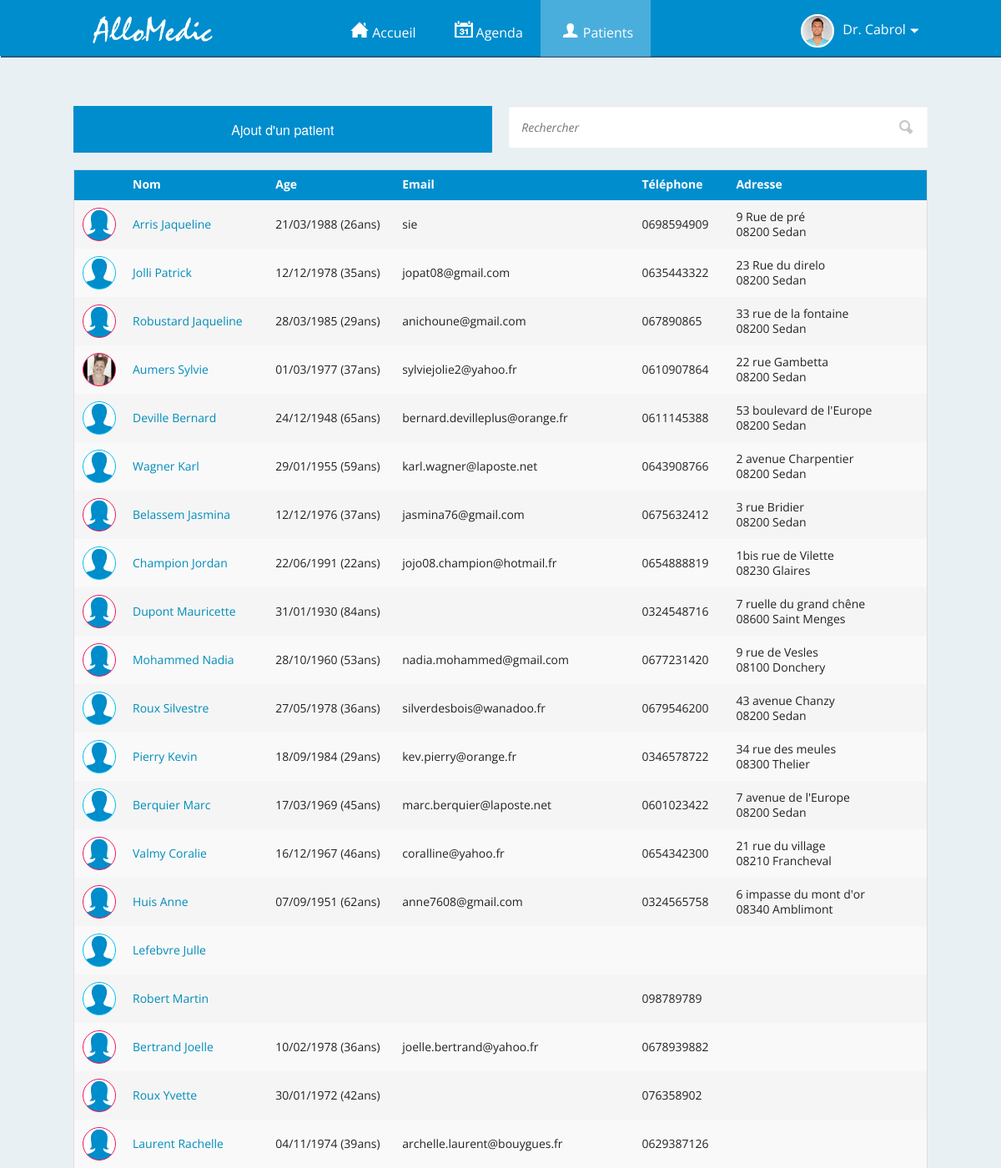
/patients.php (signed in, upper part), run on the app's committed database.
### tables this page shows
CREATE TABLE `utilisateurs` (
  `id` int(11) NOT NULL AUTO_INCREMENT,
  `type` varchar(5) NOT NULL,
  `nom` varchar(40) NOT NULL,
  `prenom` varchar(40) NOT NULL,
  `sexe` varchar(1) NOT NULL,
  `datenaissance` varchar(10) NOT NULL,
  `tel` varchar(18) NOT NULL,
  `email` varchar(120) NOT NULL,
  `adresse` varchar(256) NOT NULL,
  `motdepasse` varchar(40) NOT NULL,
  `typemed` varchar(256) NOT NULL,
  PRIMARY KEY (`id`)
);

CREATE TABLE `liens` (
  `id` int(11) NOT NULL AUTO_INCREMENT,
  `idmed` int(11) NOT NULL,
  `idpat` int(11) NOT NULL,
  PRIMARY KEY (`id`)
);

### php/lib.php (called while the page is built, shortened)
<?php
	function age($date_naissance)
	    {
		    if(!empty($date_naissance)){
			    $date_today=explode("-",date ('Y-n-j'));
			    $annee_today=$date_today[0];
			    $mois_today=$date_today[1];
			    $jour_today=$date_today[2];
			    $date_naissance=explode("/", $date_naissance);
			    $annee_naissance=$date_naissance[2];
			    $mois_naissance=$date_naissance[1];
			    $jour_naissance=$date_naissance[0];
			    $age =  $annee_today - $annee_naissance;
			    if ($mois_today < $mois_naissance) $age=$age-1;
			    if ( ($mois_today == $mois_naissance) && ($jour_today < $jour_naissance) )  $age=$age-1;
			    return $age;
		    }
	    }
?>

### patients.php (the view, shortened to what this page needs)
<?php
	include('includes/session-config.inc.php');
?>
<!DOCTYPE html>
<html lang="fr">
    <head>
  		<?php
			include('includes/metahead.inc.php');
		?>
    </head>
    <body>
    	<?php
    		if(isset($_SESSION['userid'])){
    			$iduser = $_SESSION['userid'];
				include('includes/header.inc.php');
					include('php/profil.ex.php');
		?>
	    <div id="container">
	    	<div id="content">
		    	<button id="butadpat" class="md-trigger col pr-5" data-modal="addpat">Ajout d'un patient</button>
		    	<form id="search" method="get" class="col pr-5" action="patients">
					<fieldset>
						<input type="text" name="r" id="searchbar" placeholder="Rechercher" required />
						<input type="submit" id="searchsubmit" value="Search" />
					</fieldset>
				</form>
		    	<table id="tablepatient" class="tablesorter">
					<thead>
						<tr>
							<th class="havatar"> </th>
							<th class="hnom">Nom</th>
							<th class="hage" data-sorter="shortDate" data-date-format="ddmmyyyy">Age</th>
							<th class="hemail">Email</th>
							<th class="htel">Téléphone</th>
							<th class="hadr">Adresse</th>
						</tr>
					</thead>
					<tbody>
						<?php
							if(isset($_GET['r'])){
								$id=$_SESSION['userid'];
								$idp = $bdd->query("select * from liens where idmed=$id order by id desc");
								while($idpat = $idp->fetch()){
									$idpa = $idpat['idpat'];
									$recherche = $_GET['r'];
									$pati = $bdd->query("select * from utilisateurs where id=$idpa");
									$pat = $pati->fetchAll();
									$nom_patient = $pat[0]['nom'];
									$prenom_patient = $pat[0]['prenom'];
									$email_patient = $pat[0]['email'];
									$tel_patient = $pat[0]['tel'];
									$rech = explode(" ", $recherche);
									foreach($rech as $recherche){
									if(preg_match("/$recherche/i", "$nom_patient") || preg_match("/$recherche/i", "$prenom_patient") || preg_match("/$recherche/i", "$email_patient") || preg_match("/$recherche/i", "$tel_patient") )
									{
										$adre = stripslashes($pat[0]['adresse']);
										if(preg_match("'(.*)([0-9]{5})(.*)'s" ,$adre,$out)){
											$adresse = $out[1] . '</br>' . $out[2]. ' '. $out[3];
										}
										else{
											$adresse = $adre;
										}
										echo '<tr><td class="user-avatar"><a href="profil/'.$pat[0]['id'].'" class="'.$pat[0]['sexe'].'"';
										if (file_exists("images/avatar/".$pat[0]['id'].".jpg")) {
										echo ' style="background: url(images/avatar/'.$pat[0]['id'].'.jpg) no-repeat; background-size: cover;"';
										}
										echo '>av</a></td><td class="user-name"><a href="profil/'.$pat[0]['id'].'">'.$pat[0]['nom'].' '.$pat[0]['prenom'].'</a></td><td class="user-age" >';
										if(!empty($patient[0]['datenaissance'])){
											echo $patient[0]['datenaissance'].' ('.age($pat[0]['datenaissance']).'ans)';
										}
										echo '</td><td class="user-email">'.$pat[0]['email'].'</td><td class="user-phone">'.$pat[0]['tel'].'</td><td class="user-adress">'.$adresse.'</td></tr>';
									}
									}
								}
							}
							else{
								$id=$_SESSION['userid'];
								$idp = $bdd->query("select * from liens where idmed=$id order by id desc");
								while($idpat = $idp->fetch()){
									$idpatient = $idpat['idpat'];
										$patient = $bdd->query("select * from utilisateurs where id=$idpatient");
									$patient = $patient -> fetchAll(PDO::FETCH_ASSOC);
									$adre = stripslashes($patient[0]['adresse']);
									if(preg_match("'(.*)([0-9]{5})(.*)'s" ,$adre,$out)){
										$adresse = $out[1] . '</br>' . $out[2]. ' '. $out[3];
									}
									else{
										$adresse = $adre;
									}
									echo '<tr><td class="user-avatar"><a href="profil/'.$patient[0]['id'].'" class="'.$patient[0]['sexe'].'"';
									if (file_exists("images/avatar/".$patient[0]['id'].".jpg")) {
									echo ' style="background: url(images/avatar/'.$patient[0]['id'].'.jpg) no-repeat; background-size: cover;"';
									}
									echo '>av</a></td><td class="user-name"><a href="profil/'.$patient[0]['id'].'">'.$patient[0]['nom'].' '.$patient[0]['prenom'].'</a></td><td class="user-age" >';
									if(!empty($patient[0]['datenaissance'])){
										echo $patient[0]['datenaissance'].' ('.age($patient[0]['datenaissance']).'ans)';
									}
									echo '</td><td class="user-email">'.$patient[0]['email'].'</td><td class="user-phone">'.$patient[0]['tel'].'</td><td class="user-adress">'.$adresse.'</td></tr>';
								}
							}
						?>
					</tbody>
				</table>
	    	</div>
	    </div>
    </body>
</html>
<?php
	     }
		   else{
			   ?><SCRIPT LANGUAGE="JavaScript">
document.location.href="f/..";
</SCRIPT><?php
		   }
		?>

### includes/header.inc.php (shortened to what this page needs)
<header>
    <div id="header">
	    <div id="logo"><a href="f/..">Allomedic</a></div>
	    <ul id="nav">
	    	<?php
	    	if(count($_SESSION)>0){
		    	if($_SESSION['type']=='med'){
	    	?>
		    <li><a href="f/.." id="home">Accueil</a></li>
		    <li><a href="agenda" id="agenda">Agenda</a></li>
		    <li><a href="patients" id="patients">Patients</a></li>
		    <?php
			    }
			    elseif($_SESSION['type']=='pat'){
				    ?>
		    <li class="navpat"><a href="f/.." id="home">Accueil</a></li>
		    <li class="navpat"><a href="rendez-vous" id="agenda">Rendez-vous</a></li>
		    <li class="navpat"><a href="medecins" id="patients">Médecins</a></li>
				    <?php
			    }
		    ?>
	    </ul>
	    <div id="profil">
	    	<?php
		    	$req = $bdd->query("SELECT * FROM utilisateurs WHERE id='$iduser'");
		    	$req = $req->fetchAll(PDO::FETCH_ASSOC);
	    	if (file_exists("images/avatar/".$iduser.".jpg")) {
	    		echo '<div id="avatar" style="background: url(images/avatar/'.$iduser.'.jpg); background-size: cover;">avatar</div>';
	    	}
		    	if($req[0]['type']=='med'){
			    	echo "Dr. ".$req[0]['nom'];
		    	}
		    	else{
			    	echo $req[0]['prenom']. " " .$req[0]['nom'];
		    	}
	    	?>
	    </div>
	    <?php
		    }
	    ?>
    </div>
</header>

### css/style.css (style rules this page uses)
body { background: #e9f0f4; font-family: 'Open Sans', sans-serif; }
header { width: 100%; height: 67px; background: #008dcd; color: #fff; position: relative; z-index: 10; box-shadow: 1px 2px 0px 0px #225e86; }
#logo { float: left; height: 60px; }
#logo a { color: #FFF; font-weight: bold; text-indent: -9999px; font-size: 2em; width: 300px; padding: 20px; display: block; padding-left: 100px; background: url(../images/logo2.png) left 2px no-repeat; background-size: 200px; }
header #nav { margin: 0 30%; }
header #nav li { list-style: none; padding: 0; margin: 0; }
header #nav li a { color: #fff; padding: 15px 21px; float: left; display: block; }
header #nav li a.active { background: rgba(259,259,259,0.29); color: #fff; }
header #nav li a#home:before { content: ' '; display: inline-block; width: 30px; height: 30px; background: url(../images/nav.png) 0px 6px no-repeat; background-size: cover; }
header #nav li a#agenda:before { content: ' '; display: inline-block; width: 30px; height: 30px; background: url(../images/nav.png) 0px -26px no-repeat; background-size: cover; }
header #nav li a#patients:before { content: ' '; display: inline-block; margin-top: 2px; width: 30px; height: 28px; background: url(../images/nav.png) 0px -58px no-repeat; background-size: cover; }
#content, #header { width: 1024px; margin: 0 auto; }
#header { position: relative; }
#content { padding-top: 60px; }
#avatar { float: left; height: 40px; width: 40px; background: url(../images/profilwomen.jpg) center top no-repeat; background-size: 40px; border-radius: 30px; border: 2px solid #fff; text-indent: -9999px; margin: -10px 10px 0 0; }
#profil { float: right; height: 40px; margin: 17px 0; padding: 10px; cursor: pointer; }
#profil:after { content: ' '; height: 8px; width: 12px; display: inline-block; background: url(../images/flechebas.png) no-repeat; background-size: 12px 8px; }
button, .button { background: #008dcd; }
.pr-5.col { width: 49%; float: left; }
.pr-5:first-child, .pr-7.col { margin-right: 2%; }
#search { float: right; position: relative; margin: 0; padding: 0; }
#search fieldset { margin: 0; padding: 0; border: none; }
#searchbar { width: 100%; height: 50px; position: relative; border: none; padding: 0 0px 0 15px; font-size: 14px; font-style: italic; color: #a2a2a2; }
#searchsubmit { width: 36px; height: 36px; background: url(../images/search-icon.png) center no-repeat; background: url(../images/search-icon.png) center no-repeat -moz-linear-gradient(top, #e2e2e2 0%, #ffffff 16%); background: url(../images/search-icon.png) center no-repeat -webkit-linear-gradient(top, #e2e2e2 0%,#ffffff 16%); border: 1px solid #c7c7c7; text-indent: -9999px; cursor: pointer; top: 7px; right: 8px; border: none; position: absolute; }
table { border-collapse: collapse; margin-bottom: 3em; width: 100%; background: #fff; }
td, th { padding: 0.75em 1.5em; text-align: left; }
table thead tr th, table thead tr th a { background-color: #008dcd; font-weight: bold; color: #fff; white-space: nowrap; cursor: pointer; }
tbody tr:nth-child(2n-1) { background-color: #f5f5f5; transition: all .125s ease-in-out; }
td.user-name { text-transform: capitalize; }
.user-avatar { width: 50px; }
.user-avatar a { display: block; width: 40px; height: 40px; text-indent: -9999px; border-radius: 50px; border: 1px solid #afafaf; background: url(../images/profilmen.jpg) center no-repeat; background-size: cover; }
.user-avatar a.f { border: 1px solid #ed145b; background: url(../images/profilwomen.jpg) center no-repeat; background-size: cover; }
.user-avatar a.h { border: 1px solid #00bff3; background: url(../images/profilmen.jpg) center no-repeat; background-size: cover; }
.col { float: left; }

### data on the page
utilisateurs: nom "Cabrol"
liens: utilisateurs.nom "Arris", utilisateurs.prenom "Jaqueline", utilisateurs.datenaissance "21/03/1988", utilisateurs.datenaissance "26", utilisateurs.email "sie", utilisateurs.tel "0698594909", out "9 Rue de pré", out "08200", out "Sedan"
liens: utilisateurs.nom "Jolli", utilisateurs.prenom "Patrick", utilisateurs.datenaissance "12/12/1978", utilisateurs.datenaissance "35", utilisateurs.email "jopat08@gmail.com", utilisateurs.tel "0635443322", out "23 Rue du direlo", out "08200", out "Sedan"
liens: utilisateurs.nom "Robustard", utilisateurs.prenom "Jaqueline", utilisateurs.datenaissance "28/03/1985", utilisateurs.datenaissance "29", utilisateurs.email "anichoune@gmail.com", utilisateurs.tel "067890865", out "33 rue de la fontaine", out "08200", out "Sedan"
liens: shows a picture, utilisateurs.nom "Aumers", utilisateurs.prenom "Sylvie", utilisateurs.datenaissance "01/03/1977", utilisateurs.datenaissance "37", utilisateurs.email "sylviejolie2@yahoo.fr", utilisateurs.tel "0610907864", out "22 rue Gambetta", out "08200", out "Sedan"
liens: utilisateurs.nom "Deville", utilisateurs.prenom "Bernard", utilisateurs.datenaissance "24/12/1948", utilisateurs.datenaissance "65", utilisateurs.email "bernard.devilleplus@orange.fr", utilisateurs.tel "0611145388", out "53 boulevard de l'Europe", out "08200", out "Sedan"
liens: utilisateurs.nom "Wagner", utilisateurs.prenom "Karl", utilisateurs.datenaissance "29/01/1955", utilisateurs.datenaissance "59", utilisateurs.email "karl.wagner@laposte.net", utilisateurs.tel "0643908766", out "2 avenue Charpentier", out "08200", out "Sedan"
liens: utilisateurs.nom "Belassem", utilisateurs.prenom "Jasmina", utilisateurs.datenaissance "12/12/1976", utilisateurs.datenaissance "37", utilisateurs.email "jasmina76@gmail.com", utilisateurs.tel "0675632412", out "3 rue Bridier", out "08200", out "Sedan"
liens: utilisateurs.nom "Champion", utilisateurs.prenom "Jordan", utilisateurs.datenaissance "22/06/1991", utilisateurs.datenaissance "22", utilisateurs.email "jojo08.champion@hotmail.fr", utilisateurs.tel "0654888819", out "1bis rue de Vilette", out "08230", out "Glaires"
liens: utilisateurs.nom "Dupont", utilisateurs.prenom "Mauricette", utilisateurs.datenaissance "31/01/1930", utilisateurs.datenaissance "84", utilisateurs.tel "0324548716", out "7 ruelle du grand chêne", out "08600", out "Saint Menges"
liens: utilisateurs.nom "Mohammed", utilisateurs.prenom "Nadia", utilisateurs.datenaissance "28/10/1960", utilisateurs.datenaissance "53", utilisateurs.email "nadia.mohammed@gmail.com", utilisateurs.tel "0677231420", out "9 rue de Vesles", out "08100", out "Donchery"
liens: utilisateurs.nom "Roux", utilisateurs.prenom "Silvestre", utilisateurs.datenaissance "27/05/1978", utilisateurs.datenaissance "36", utilisateurs.email "silverdesbois@wanadoo.fr", utilisateurs.tel "0679546200", out "43 avenue Chanzy", out "08200", out "Sedan"
liens: utilisateurs.nom "Pierry", utilisateurs.prenom "Kevin", utilisateurs.datenaissance "18/09/1984", utilisateurs.datenaissance "29", utilisateurs.email "kev.pierry@orange.fr", utilisateurs.tel "0346578722", out "34 rue des meules", out "08300", out "Thelier"
liens: utilisateurs.nom "Berquier", utilisateurs.prenom "Marc", utilisateurs.datenaissance "17/03/1969", utilisateurs.datenaissance "45", utilisateurs.email "marc.berquier@laposte.net", utilisateurs.tel "0601023422", out "7 avenue de l'Europe", out "08200", out "Sedan"
liens: utilisateurs.nom "Valmy", utilisateurs.prenom "Coralie", utilisateurs.datenaissance "16/12/1967", utilisateurs.datenaissance "46", utilisateurs.email "coralline@yahoo.fr", utilisateurs.tel "0654342300", out "21 rue du village", out "08210", out "Francheval"
liens: utilisateurs.nom "Huis", utilisateurs.prenom "Anne", utilisateurs.datenaissance "07/09/1951", utilisateurs.datenaissance "62", utilisateurs.email "anne7608@gmail.com", utilisateurs.tel "0324565758", out "6 impasse du mont d'or", out "08340", out "Amblimont"
liens: utilisateurs.nom "Lefebvre", utilisateurs.prenom "Julle"
liens: utilisateurs.nom "Robert", utilisateurs.prenom "Martin", utilisateurs.tel "098789789"
liens: utilisateurs.nom "Bertrand", utilisateurs.prenom "Joelle", utilisateurs.datenaissance "10/02/1978", utilisateurs.datenaissance "36", utilisateurs.email "joelle.bertrand@yahoo.fr", utilisateurs.tel "0678939882"
liens: utilisateurs.nom "Roux", utilisateurs.prenom "Yvette", utilisateurs.datenaissance "30/01/1972", utilisateurs.datenaissance "42", utilisateurs.tel "076358902"
liens: utilisateurs.nom "Laurent", utilisateurs.prenom "Rachelle", utilisateurs.datenaissance "04/11/1974", utilisateurs.datenaissance "39", utilisateurs.email "archelle.laurent@bouygues.fr", utilisateurs.tel "0629387126"
